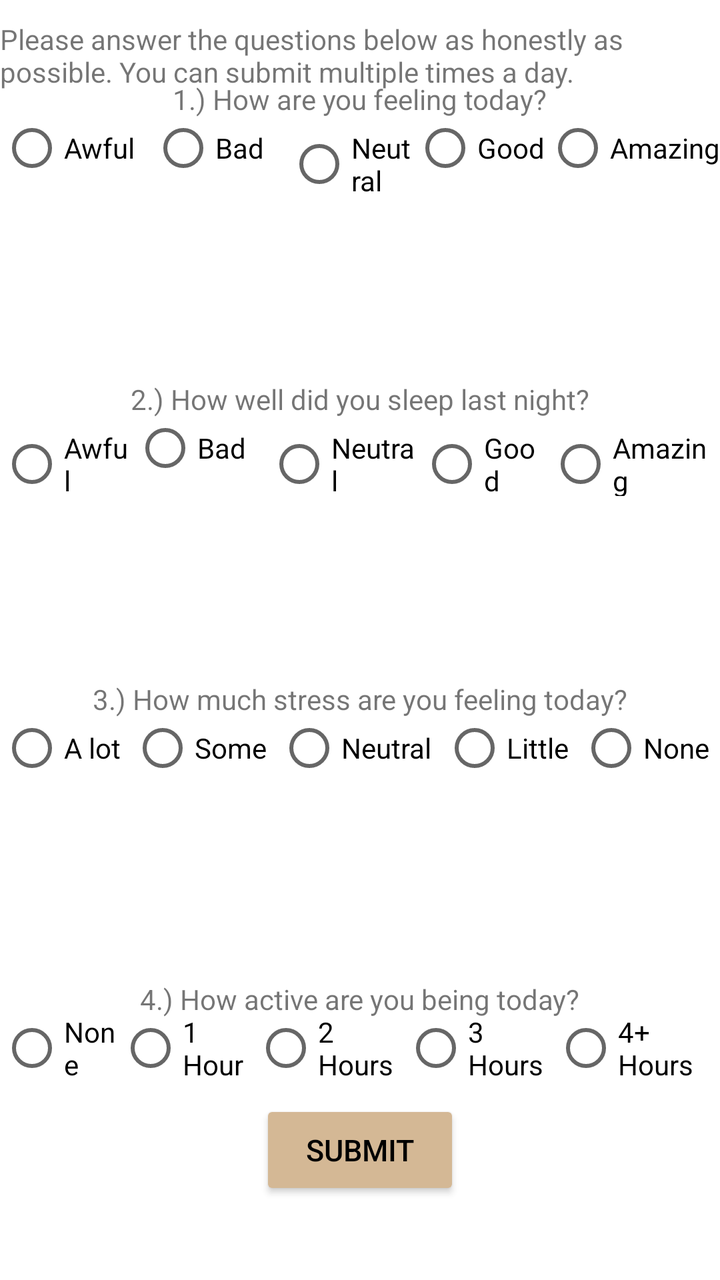
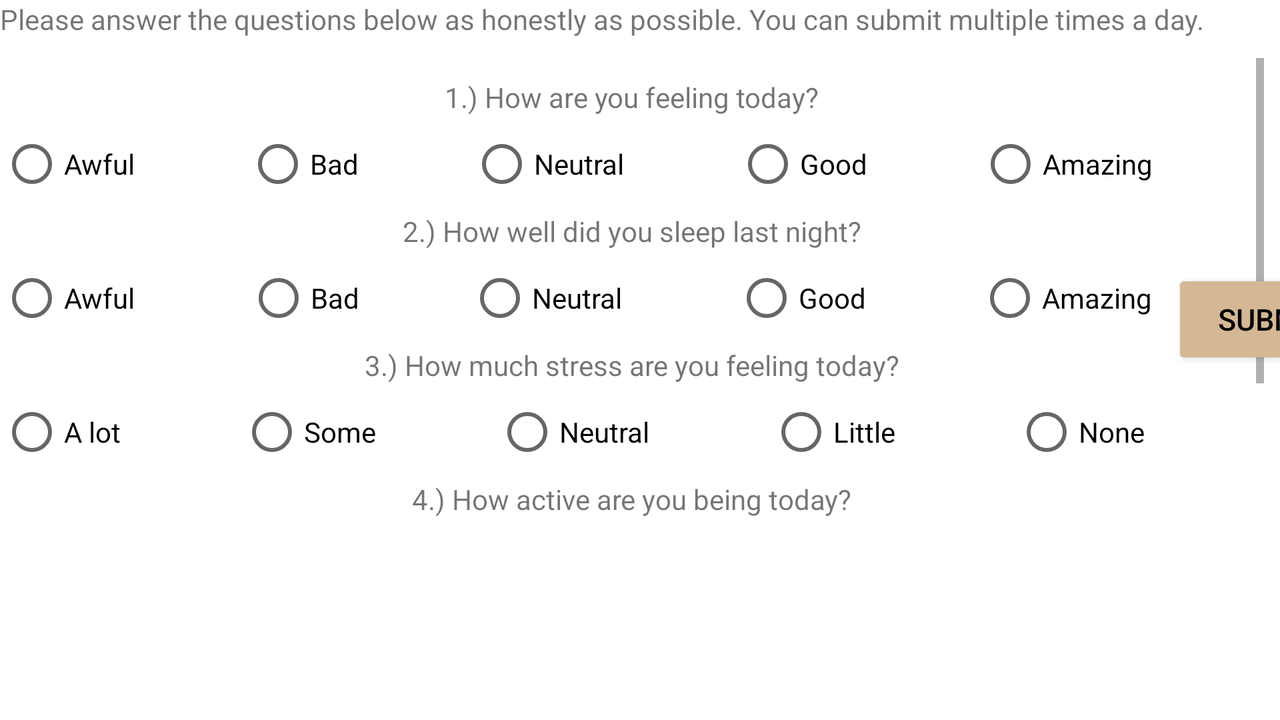

The same Android screen from two of the app's own layout files: first res/layout/ as a phone draws it, then the author's variant for another configuration, drawn on a device whose configuration selects that folder. Both files follow.
<!-- AndroidManifest.xml: application theme Theme.MOOdy -->
<!-- res/layout/fragment_survey.xml -->
<?xml version="1.0" encoding="utf-8"?>
<FrameLayout xmlns:android="http://schemas.android.com/apk/res/android"
    xmlns:tools="http://schemas.android.com/tools"
    android:layout_width="match_parent"
    android:layout_height="match_parent"
    tools:context=".SurveyFragment">

    <TextView
        android:id="@+id/self_assessment_warning"
        android:layout_width="match_parent"
        android:layout_height="wrap_content"
        android:layout_gravity="center_horizontal"
        android:layout_marginTop="10dp"
        android:text="@string/self_assessment_warning" />

    <TextView
        android:id="@+id/quest1"
        android:layout_width="wrap_content"
        android:layout_height="wrap_content"
        android:layout_gravity="center_horizontal"
        android:layout_marginTop="40dp"
        android:text="@string/question1" />

    <RadioGroup
        android:id="@+id/question1"
        android:layout_width="wrap_content"
        android:layout_height="wrap_content"
        android:layout_marginTop="50dp"
        android:orientation='horizontal'>

        <RadioButton
            android:id="@+id/option1"
            android:layout_width="90dp"
            android:layout_height="wrap_content"
            android:layout_weight="1"
            android:text="@string/terrible" />

        <RadioButton
            android:id="@+id/option2"
            android:layout_width="68dp"
            android:layout_height="wrap_content"
            android:text="@string/bad" />

        <RadioButton
            android:id="@+id/option3"
            android:layout_width="wrap_content"
            android:layout_height="wrap_content"
            android:layout_weight="1"
            android:text="@string/neutral" />

        <RadioButton
            android:id="@+id/option4"
            android:layout_width="81dp"
            android:layout_height="wrap_content"
            android:layout_weight="1"
            android:text="@string/good" />

        <RadioButton
            android:id="@+id/option5"
            android:layout_width="wrap_content"
            android:layout_height="wrap_content"
            android:text="@string/amazing" />

    </RadioGroup>

    <TextView
        android:id="@+id/quest2"
        android:layout_width="wrap_content"
        android:layout_height="wrap_content"
        android:layout_gravity="center_horizontal"
        android:layout_marginTop="190dp"
        android:text="@string/question2" />

    <RadioGroup
        android:id="@+id/question2"
        android:layout_width="match_parent"
        android:layout_height="wrap_content"
        android:layout_marginTop="200dp"
        android:orientation='horizontal'
        android:visibility="visible"
        tools:layout_editor_absoluteX="394dp">

        <RadioButton
            android:id="@+id/option2.1"
            android:layout_width="wrap_content"
            android:layout_height="wrap_content"
            android:layout_weight="1"
            android:text="@string/terrible" />

        <RadioButton
            android:id="@+id/option2.2"
            android:layout_width="68dp"
            android:layout_height="wrap_content"
            android:layout_weight="1"
            android:text="@string/bad" />

        <RadioButton
            android:id="@+id/option2.3"
            android:layout_width="wrap_content"
            android:layout_height="wrap_content"
            android:layout_weight="1"
            android:text="@string/neutral" />

        <RadioButton
            android:id="@+id/option2.4"
            android:layout_width="wrap_content"
            android:layout_height="wrap_content"
            android:layout_weight="1"
            android:text="@string/good" />

        <RadioButton
            android:id="@+id/option2.5"
            android:layout_width="wrap_content"
            android:layout_height="wrap_content"
            android:layout_weight="1"
            android:text="@string/amazing" />
    </RadioGroup>

    <TextView
        android:id="@+id/quest3"
        android:layout_width="wrap_content"
        android:layout_height="wrap_content"
        android:layout_gravity="center_horizontal"
        android:layout_marginTop="340dp"
        android:text="@string/question3" />

    <RadioGroup
        android:id="@+id/question3"
        android:layout_width="match_parent"
        android:layout_height="wrap_content"
        android:layout_marginTop="350dp"
        android:orientation='horizontal'>

        <RadioButton
            android:id="@+id/option3.1"
            android:layout_width="wrap_content"
            android:layout_height="wrap_content"
            android:layout_weight="1"
            android:text="@string/a_lot" />

        <RadioButton
            android:id="@+id/option3.2"
            android:layout_width="wrap_content"
            android:layout_height="wrap_content"
            android:layout_weight="1"
            android:text="@string/some" />

        <RadioButton
            android:id="@+id/option3.3"
            android:layout_width="wrap_content"
            android:layout_height="wrap_content"
            android:layout_weight="1"
            android:text="@string/neutral" />

        <RadioButton
            android:id="@+id/option3.4"
            android:layout_width="wrap_content"
            android:layout_height="wrap_content"
            android:layout_weight="1"
            android:text="@string/little" />

        <RadioButton
            android:id="@+id/option3.5"
            android:layout_width="wrap_content"
            android:layout_height="wrap_content"
            android:layout_weight="1"
            android:text="@string/none" />
    </RadioGroup>

    <TextView
        android:id="@+id/quest4"
        android:layout_width="wrap_content"
        android:layout_height="wrap_content"
        android:layout_gravity="center_horizontal"
        android:layout_marginTop="490dp"
        android:text="@string/question4" />

    <RadioGroup
        android:id="@+id/question4"
        android:layout_width="match_parent"
        android:layout_height="wrap_content"
        android:layout_marginTop="500dp"
        android:orientation='horizontal'>

        <RadioButton
            android:id="@+id/option4.1"
            android:layout_width="wrap_content"
            android:layout_height="wrap_content"
            android:layout_weight="1"
            android:text="@string/none" />

        <RadioButton
            android:id="@+id/option4.2"
            android:layout_width="wrap_content"
            android:layout_height="wrap_content"
            android:layout_weight="1"
            android:text="@string/one_hour" />

        <RadioButton
            android:id="@+id/option4.3"
            android:layout_width="wrap_content"
            android:layout_height="wrap_content"
            android:layout_weight="1"
            android:text="@string/two_hours" />

        <RadioButton
            android:id="@+id/option4.4"
            android:layout_width="wrap_content"
            android:layout_height="wrap_content"
            android:layout_weight="1"
            android:text="@string/three_hours" />

        <RadioButton
            android:id="@+id/option4.5"
            android:layout_width="wrap_content"
            android:layout_height="wrap_content"
            android:layout_weight="1"
            android:text="@string/four_plus_hours" />
    </RadioGroup>


    <Button
        android:id="@+id/submit"
        android:layout_width="100dp"
        android:layout_height="50dp"
        android:layout_gravity="center_horizontal"
        android:layout_marginTop="550dp"
        android:backgroundTint="@color/button_background"
        android:elevation="2dp"
        android:text="@string/submit"
        android:textAllCaps="true"
        android:textColor="@color/black"
        android:textSize="15sp" />

</FrameLayout>
<!-- resources referenced by this layout -->
<resources>
  <color name="black">#FF000000</color>
  <color name="button_background">#D4B895</color>
  <string name="a_lot">A lot</string>
  <string name="amazing">Amazing</string>
  <string name="bad">Bad</string>
  <string name="four_plus_hours">4+ Hours</string>
  <string name="good">Good</string>
  <string name="little">Little</string>
  <string name="neutral">Neutral</string>
  <string name="none">None</string>
  <string name="one_hour">1 Hour</string>
  <string name="question1">1.) How are you feeling today?</string>
  <string name="question2">2.) How well did you sleep last night?</string>
  <string name="question3">3.) How much stress are you feeling today?</string>
  <string name="question4">4.) How active are you being today?</string>
  <string name="self_assessment_warning">Please answer the questions below as honestly as possible. You can submit multiple times a day.</string>
  <string name="some">Some</string>
  <string name="submit">Submit</string>
  <string name="terrible">Awful</string>
  <string name="three_hours">3 Hours</string>
  <string name="two_hours">2 Hours</string>
  <style name="Theme.MOOdy" parent="Theme.MaterialComponents.DayNight.DarkActionBar">
          
          <item name="colorPrimary">@color/purple_500</item>
          <item name="colorPrimaryVariant">@color/purple_700</item>
          <item name="colorOnPrimary">@color/white</item>
          
          <item name="colorSecondary">@color/teal_200</item>
          <item name="colorSecondaryVariant">@color/teal_700</item>
          <item name="colorOnSecondary">@color/black</item>
          
          <item name="android:statusBarColor" tools:targetApi="l">?attr/colorPrimaryVariant</item>
          
      </style>
  <color name="purple_500">#FF6200EE</color>
  <color name="purple_700">#FF3700B3</color>
  <color name="white">#FFFFFFFF</color>
  <color name="teal_200">#FF03DAC5</color>
  <color name="teal_700">#FF018786</color>
</resources>
<!-- res/layout-land/fragment_survey.xml (the author's variant of the layout above) -->
<!-- drawn on the phone turned sideways -->
<?xml version="1.0" encoding="utf-8"?>
<FrameLayout xmlns:android="http://schemas.android.com/apk/res/android"
    xmlns:app="http://schemas.android.com/apk/res-auto"
    xmlns:tools="http://schemas.android.com/tools"
    android:layout_width="match_parent"
    android:layout_height="match_parent"
    tools:context=".SurveyFragment">

    <androidx.constraintlayout.widget.ConstraintLayout
        android:layout_width="match_parent"
        android:layout_height="match_parent">

        <TextView
            android:id="@+id/self_assessment_warning"
            android:layout_width="match_parent"
            android:layout_height="wrap_content"
            android:layout_gravity="center_horizontal"
            android:text="@string/self_assessment_warning"
            app:layout_constraintEnd_toEndOf="parent"
            app:layout_constraintStart_toStartOf="parent"
            app:layout_constraintTop_toTopOf="parent" />

        <ScrollView
            android:id="@+id/scrollView2"
            android:layout_width="632dp"
            android:layout_height="238dp"
            android:layout_marginTop="10dp"
            app:layout_constraintStart_toStartOf="parent"
            app:layout_constraintTop_toBottomOf="@+id/self_assessment_warning">

            <LinearLayout
                android:layout_width="match_parent"
                android:layout_height="wrap_content"
                android:orientation="vertical">

                <TextView
                    android:id="@+id/quest1"
                    android:layout_width="wrap_content"
                    android:layout_height="wrap_content"
                    android:layout_gravity="center_horizontal"
                    android:layout_marginTop="10dp"
                    android:text="@string/question1" />

                <RadioGroup
                    android:id="@+id/question1"
                    android:layout_width="match_parent"
                    android:layout_height="wrap_content"
                    android:orientation='horizontal'>

                    <RadioButton
                        android:id="@+id/option1"
                        android:layout_width="wrap_content"
                        android:layout_height="wrap_content"
                        android:layout_weight="1"
                        android:text="@string/terrible" />

                    <RadioButton
                        android:id="@+id/option2"
                        android:layout_width="wrap_content"
                        android:layout_height="wrap_content"
                        android:layout_weight="1"
                        android:text="@string/bad" />

                    <RadioButton
                        android:id="@+id/option3"
                        android:layout_width="wrap_content"
                        android:layout_height="wrap_content"
                        android:layout_weight="1"
                        android:text="@string/neutral" />

                    <RadioButton
                        android:id="@+id/option4"
                        android:layout_width="wrap_content"
                        android:layout_height="wrap_content"
                        android:layout_weight="1"
                        android:text="@string/good" />

                    <RadioButton
                        android:id="@+id/option5"
                        android:layout_width="wrap_content"
                        android:layout_height="wrap_content"
                        android:layout_weight="1"
                        android:text="@string/amazing" />

                </RadioGroup>

                <TextView
                    android:id="@+id/quest2"
                    android:layout_width="wrap_content"
                    android:layout_height="wrap_content"
                    android:layout_gravity="center_horizontal"
                    android:text="@string/question2" />

                <RadioGroup
                    android:id="@+id/question2"
                    android:layout_width="match_parent"
                    android:layout_height="wrap_content"
                    android:orientation='horizontal'
                    android:visibility="visible">

                    <RadioButton
                        android:id="@+id/option2.1"
                        android:layout_width="wrap_content"
                        android:layout_height="wrap_content"
                        android:layout_weight="1"
                        android:text="@string/terrible" />

                    <RadioButton
                        android:id="@+id/option2.2"
                        android:layout_width="55dp"
                        android:layout_height="wrap_content"
                        android:layout_weight="1"
                        android:text="@string/bad" />

                    <RadioButton
                        android:id="@+id/option2.3"
                        android:layout_width="wrap_content"
                        android:layout_height="wrap_content"
                        android:layout_weight="1"
                        android:text="@string/neutral" />

                    <RadioButton
                        android:id="@+id/option2.4"
                        android:layout_width="wrap_content"
                        android:layout_height="wrap_content"
                        android:layout_weight="1"
                        android:text="@string/good" />

                    <RadioButton
                        android:id="@+id/option2.5"
                        android:layout_width="wrap_content"
                        android:layout_height="wrap_content"
                        android:layout_weight="1"
                        android:text="@string/amazing" />
                </RadioGroup>

                <TextView
                    android:id="@+id/quest3"
                    android:layout_width="wrap_content"
                    android:layout_height="wrap_content"
                    android:layout_gravity="center_horizontal"
                    android:text="@string/question3" />

                <RadioGroup
                    android:id="@+id/question3"
                    android:layout_width="match_parent"
                    android:layout_height="wrap_content"
                    android:orientation='horizontal'>

                    <RadioButton
                        android:id="@+id/option3.1"
                        android:layout_width="wrap_content"
                        android:layout_height="wrap_content"
                        android:layout_weight="1"
                        android:text="@string/a_lot" />

                    <RadioButton
                        android:id="@+id/option3.2"
                        android:layout_width="wrap_content"
                        android:layout_height="wrap_content"
                        android:layout_weight="1"
                        android:text="@string/some" />

                    <RadioButton
                        android:id="@+id/option3.3"
                        android:layout_width="wrap_content"
                        android:layout_height="wrap_content"
                        android:layout_weight="1"
                        android:text="@string/neutral" />

                    <RadioButton
                        android:id="@+id/option3.4"
                        android:layout_width="wrap_content"
                        android:layout_height="wrap_content"
                        android:layout_weight="1"
                        android:text="@string/little" />

                    <RadioButton
                        android:id="@+id/option3.5"
                        android:layout_width="wrap_content"
                        android:layout_height="wrap_content"
                        android:layout_weight="1"
                        android:text="@string/none" />
                </RadioGroup>

                <TextView
                    android:id="@+id/quest4"
                    android:layout_width="wrap_content"
                    android:layout_height="wrap_content"
                    android:layout_gravity="center_horizontal"
                    android:text="@string/question4" />

                <RadioGroup
                    android:id="@+id/question4"
                    android:layout_width="match_parent"
                    android:layout_height="wrap_content"
                    android:orientation='horizontal'>

                    <RadioButton
                        android:id="@+id/option4.1"
                        android:layout_width="75dp"
                        android:layout_height="wrap_content"
                        android:layout_weight="1"
                        android:text="@string/none" />

                    <RadioButton
                        android:id="@+id/option4.2"
                        android:layout_width="wrap_content"
                        android:layout_height="wrap_content"
                        android:layout_weight="1"
                        android:text="@string/one_hour" />

                    <RadioButton
                        android:id="@+id/option4.3"
                        android:layout_width="wrap_content"
                        android:layout_height="wrap_content"
                        android:layout_weight="1"
                        android:text="@string/two_hours" />

                    <RadioButton
                        android:id="@+id/option4.4"
                        android:layout_width="wrap_content"
                        android:layout_height="wrap_content"
                        android:layout_weight="1"
                        android:text="@string/three_hours" />

                    <RadioButton
                        android:id="@+id/option4.5"
                        android:layout_width="wrap_content"
                        android:layout_height="wrap_content"
                        android:layout_weight="1"
                        android:text="@string/four_plus_hours" />
                </RadioGroup>

                <Space
                    android:layout_width="match_parent"
                    android:layout_height="70dp" />

            </LinearLayout>
        </ScrollView>

        <Button
            android:id="@+id/submit"
            android:layout_width="100dp"
            android:layout_height="50dp"
            android:layout_gravity="center_horizontal"
            android:backgroundTint="@color/button_background"
            android:elevation="2dp"
            android:text="@string/submit"
            android:textAllCaps="true"
            android:textColor="@color/black"
            android:textSize="15sp"
            app:layout_constraintBottom_toTopOf="@+id/space3"
            app:layout_constraintEnd_toEndOf="parent"
            app:layout_constraintStart_toEndOf="@+id/scrollView2"
            app:layout_constraintTop_toTopOf="@+id/scrollView2" />

        <Space
            android:id="@+id/space3"
            android:layout_width="match_parent"
            android:layout_height="70dp"
            app:layout_constraintBottom_toBottomOf="parent"
            app:layout_constraintEnd_toEndOf="parent"
            app:layout_constraintStart_toStartOf="parent" />
    </androidx.constraintlayout.widget.ConstraintLayout>


</FrameLayout>
